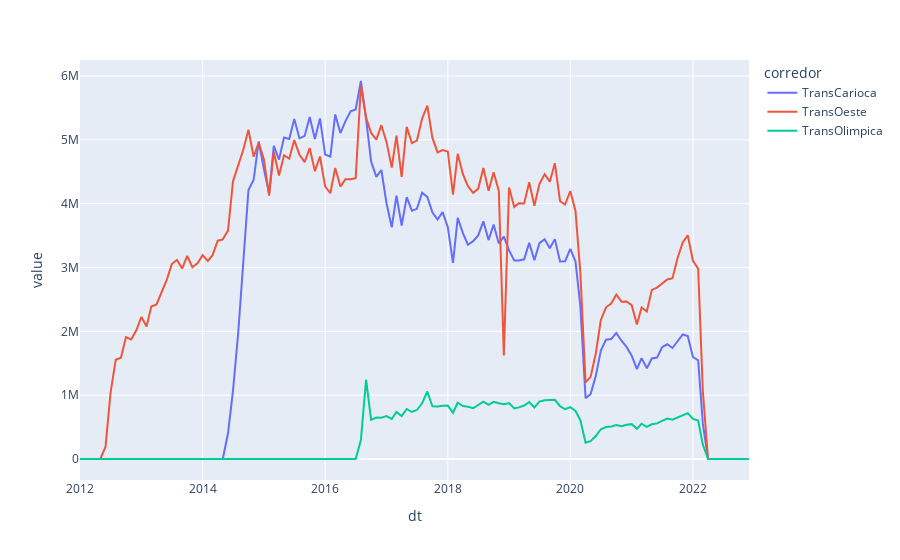

The cell this chart's notebook holds for it:
### Code cell
px.line(passageiros.groupby(['dt', 'corredor']).sum().reset_index(), x='dt', y='value', color='corredor', width=720)

### Figure 1 — Plotly figure (JSON) as saved in the notebook; plotly's stock layout.template omitted (floating-point values rounded to 4 significant figures; data arrays with more than 128 entries replaced by an {"elided": "..."} marker saying what was removed)
{"data": [{"hovertemplate": "corredor=TransCarioca<br>dt=%{x}<br>value=%{y}<extra></extra>", "legendgroup": "TransCarioca", "line": {"color": "#636efa", "dash": "solid"}, "mode": "lines", "name": "TransCarioca", "orientation": "v", "showlegend": true, "type": "scatter", "x": {"elided": "132 str values"}, "xaxis": "x", "y": {"elided": "132 int values"}, "yaxis": "y"}, {"hovertemplate": "corredor=TransOeste<br>dt=%{x}<br>value=%{y}<extra></extra>", "legendgroup": "TransOeste", "line": {"color": "#EF553B", "dash": "solid"}, "mode": "lines", "name": "TransOeste", "orientation": "v", "showlegend": true, "type": "scatter", "x": {"elided": "132 str values"}, "xaxis": "x", "y": {"elided": "132 int values"}, "yaxis": "y"}, {"hovertemplate": "corredor=TransOlimpica<br>dt=%{x}<br>value=%{y}<extra></extra>", "legendgroup": "TransOlimpica", "line": {"color": "#00cc96", "dash": "solid"}, "mode": "lines", "name": "TransOlimpica", "orientation": "v", "showlegend": true, "type": "scatter", "x": {"elided": "132 str values"}, "xaxis": "x", "y": {"elided": "132 int values"}, "yaxis": "y"}], "layout": {"autosize": true, "legend": {"title": {"text": "corredor"}, "tracegroupgap": 0}, "margin": {"t": 60}, "xaxis": {"anchor": "y", "autorange": true, "domain": [0, 1], "range": ["2012-01-01", "2022-12-01"], "title": {"text": "dt"}, "type": "date"}, "yaxis": {"anchor": "x", "autorange": true, "domain": [0, 1], "range": [-329000.0, 6250000.0], "title": {"text": "value"}, "type": "linear"}}}
